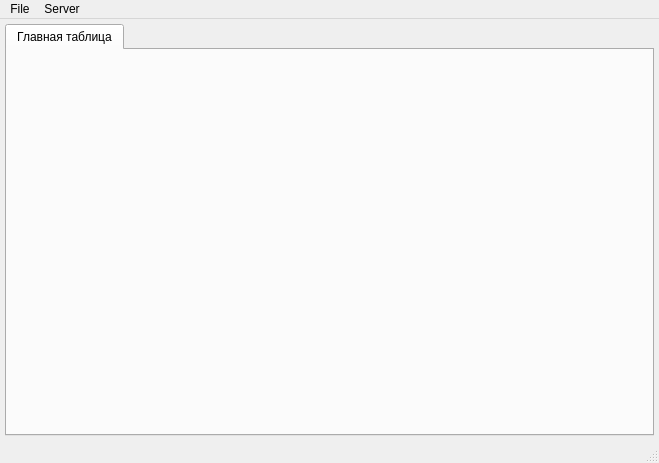
<?xml version="1.0" encoding="UTF-8"?>
<ui version="4.0">
 <class>MainWindow</class>
 <widget class="QMainWindow" name="MainWindow">
  <property name="geometry">
   <rect>
    <x>0</x>
    <y>0</y>
    <width>659</width>
    <height>463</height>
   </rect>
  </property>
  <property name="windowTitle">
   <string>MainWindow</string>
  </property>
  <widget class="QWidget" name="centralWidget">
   <layout class="QVBoxLayout" name="verticalLayout">
    <property name="spacing">
     <number>2</number>
    </property>
    <property name="leftMargin">
     <number>5</number>
    </property>
    <property name="topMargin">
     <number>5</number>
    </property>
    <property name="rightMargin">
     <number>5</number>
    </property>
    <property name="bottomMargin">
     <number>5</number>
    </property>
    <item>
     <widget class="QTabWidget" name="tabMain">
      <property name="currentIndex">
       <number>0</number>
      </property>
      <widget class="QWidget" name="twMain">
       <attribute name="title">
        <string>Главная таблица</string>
       </attribute>
      </widget>
     </widget>
    </item>
   </layout>
  </widget>
  <widget class="QMenuBar" name="menuBar">
   <property name="geometry">
    <rect>
     <x>0</x>
     <y>0</y>
     <width>659</width>
     <height>20</height>
    </rect>
   </property>
   <widget class="QMenu" name="menuFile">
    <property name="title">
     <string>File</string>
    </property>
   </widget>
   <widget class="QMenu" name="menuServer">
    <property name="title">
     <string>Server</string>
    </property>
    <addaction name="actionConnect"/>
    <addaction name="actionClose"/>
   </widget>
   <addaction name="menuFile"/>
   <addaction name="menuServer"/>
  </widget>
  <widget class="QStatusBar" name="statusBar"/>
  <action name="actionConnect">
   <property name="text">
    <string>Connect</string>
   </property>
  </action>
  <action name="actionClose">
   <property name="enabled">
    <bool>false</bool>
   </property>
   <property name="text">
    <string>Close</string>
   </property>
  </action>
 </widget>
 <layoutdefault spacing="6" margin="11"/>
 <resources/>
 <connections/>
</ui>
